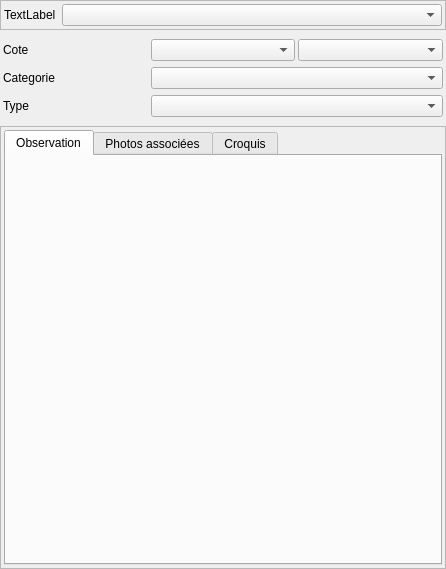
<?xml version="1.0" encoding="UTF-8"?>
<ui version="4.0">
 <class>Form</class>
 <widget class="QWidget" name="Form">
  <property name="geometry">
   <rect>
    <x>0</x>
    <y>0</y>
    <width>446</width>
    <height>569</height>
   </rect>
  </property>
  <property name="windowTitle">
   <string>Form</string>
  </property>
  <layout class="QVBoxLayout" name="verticalLayout_2" stretch="1,1,20">
   <property name="margin">
    <number>0</number>
   </property>
   <item>
    <widget class="QFrame" name="frame_2">
     <property name="frameShape">
      <enum>QFrame::StyledPanel</enum>
     </property>
     <property name="frameShadow">
      <enum>QFrame::Raised</enum>
     </property>
     <layout class="QGridLayout" name="gridLayout_3" columnstretch="1,10">
      <property name="margin">
       <number>3</number>
      </property>
      <item row="0" column="1">
       <widget class="QComboBox" name="comboBox_groupedes"/>
      </item>
      <item row="0" column="0">
       <widget class="QLabel" name="label_2">
        <property name="text">
         <string>TextLabel</string>
        </property>
       </widget>
      </item>
     </layout>
    </widget>
   </item>
   <item>
    <widget class="QStackedWidget" name="stackedWidget">
     <property name="currentIndex">
      <number>0</number>
     </property>
     <widget class="QWidget" name="page">
      <layout class="QGridLayout" name="gridLayout_2">
       <property name="horizontalSpacing">
        <number>3</number>
       </property>
       <property name="margin">
        <number>3</number>
       </property>
       <item row="1" column="1" colspan="2">
        <widget class="QComboBox" name="comboBox_des_cat"/>
       </item>
       <item row="1" column="0">
        <widget class="QLabel" name="label_4">
         <property name="text">
          <string>Categorie</string>
         </property>
        </widget>
       </item>
       <item row="0" column="1">
        <widget class="QComboBox" name="comboBox_cote"/>
       </item>
       <item row="0" column="2">
        <widget class="QComboBox" name="comboBox_position"/>
       </item>
       <item row="0" column="0">
        <widget class="QLabel" name="label">
         <property name="text">
          <string>Cote</string>
         </property>
        </widget>
       </item>
       <item row="2" column="0">
        <widget class="QLabel" name="label_5">
         <property name="text">
          <string>Type</string>
         </property>
        </widget>
       </item>
       <item row="2" column="1" colspan="2">
        <widget class="QComboBox" name="comboBox_des_type"/>
       </item>
      </layout>
     </widget>
     <widget class="QWidget" name="page_2">
      <layout class="QHBoxLayout" name="horizontalLayout_2">
       <item>
        <widget class="QLabel" name="label_3">
         <property name="text">
          <string>A remplir avec les spec desordre cat2</string>
         </property>
        </widget>
       </item>
      </layout>
     </widget>
    </widget>
   </item>
   <item>
    <widget class="QFrame" name="frame">
     <property name="frameShape">
      <enum>QFrame::StyledPanel</enum>
     </property>
     <property name="frameShadow">
      <enum>QFrame::Raised</enum>
     </property>
     <layout class="QVBoxLayout" name="verticalLayout">
      <property name="margin">
       <number>3</number>
      </property>
      <item>
       <widget class="QTabWidget" name="tabWidget">
        <property name="currentIndex">
         <number>0</number>
        </property>
        <widget class="QWidget" name="tab">
         <attribute name="title">
          <string>Observation</string>
         </attribute>
         <layout class="QGridLayout" name="gridLayout" columnstretch="0">
          <property name="margin">
           <number>3</number>
          </property>
         </layout>
        </widget>
        <widget class="QWidget" name="tab_2">
         <attribute name="title">
          <string>Photos associées</string>
         </attribute>
         <layout class="QVBoxLayout" name="verticalLayout_3">
          <property name="margin">
           <number>3</number>
          </property>
         </layout>
        </widget>
        <widget class="QWidget" name="tab_3">
         <attribute name="title">
          <string>Croquis</string>
         </attribute>
         <layout class="QVBoxLayout" name="verticalLayout_4">
          <property name="margin">
           <number>3</number>
          </property>
         </layout>
        </widget>
       </widget>
      </item>
     </layout>
    </widget>
   </item>
  </layout>
 </widget>
 <resources/>
 <connections/>
</ui>
